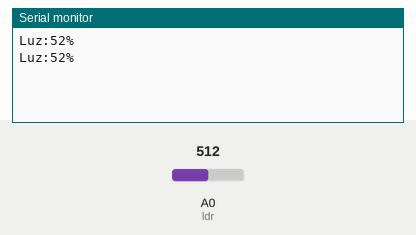
The sketch below on a simulated Arduino Uno, built with avr-gcc and run on an emulated ATmega328P. Shown: the last lines printed to the serial monitor. Inputs (shaded band) come from the test bench; at power-on: A0 (ldr) = 512.

Above: at 1.8 s.
1.9 s: A0 (ldr) set to 716
At 2.8 s:
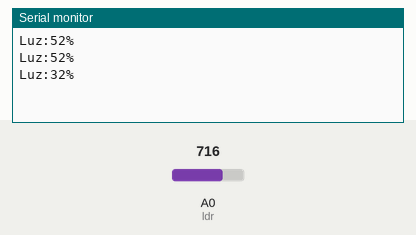
3.4 s: A0 (ldr) set to 900
At 4.8 s:
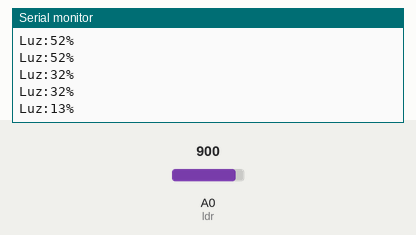
Timing chart, 0 to 6.4 s (numbered marks = the images above; inputs shaded):
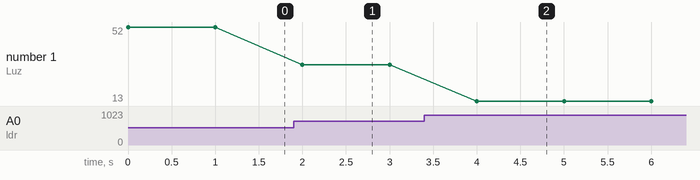

The sketch:

ldr.ino
```cpp
/*
El siguiente codigo, lee el valor de luz que
se refleja en el LRD, este code se integrara al invernadero
*/


// Pin de Arduino que se utilara para lectura Analoga.
#define ldr A0

void setup()
{
  //inicia serial para imprimir el dato
  Serial.begin(9600);

}

int leerLdr()
{
  //Serial.println(analogRead(ldr));
  //return analogRead(ldr);

  // Mapea el valor leido entre el minimo de 40 cuando hay mucha luz y 1020 cuando hay poca luz
  // de 0 a 100 siendo 0 mucha luz y 100
  return map(analogRead(ldr),40, 1020, 100,0);
}

void loop()
{
  Serial.print("Luz:");
  Serial.print(leerLdr());
  Serial.println("%");
  delay(1000);
}
```

Measured:
- after the input at 1.9 s, the serial monitor: prints a new line after 0.10 s (image 1)
- after the input at 3.4 s, the serial monitor: prints a new line after 0.60 s (image 2)
- plotted number 1: 52 → 32 after the input at 1.9 s, 32 → 13 after the input at 3.4 s
